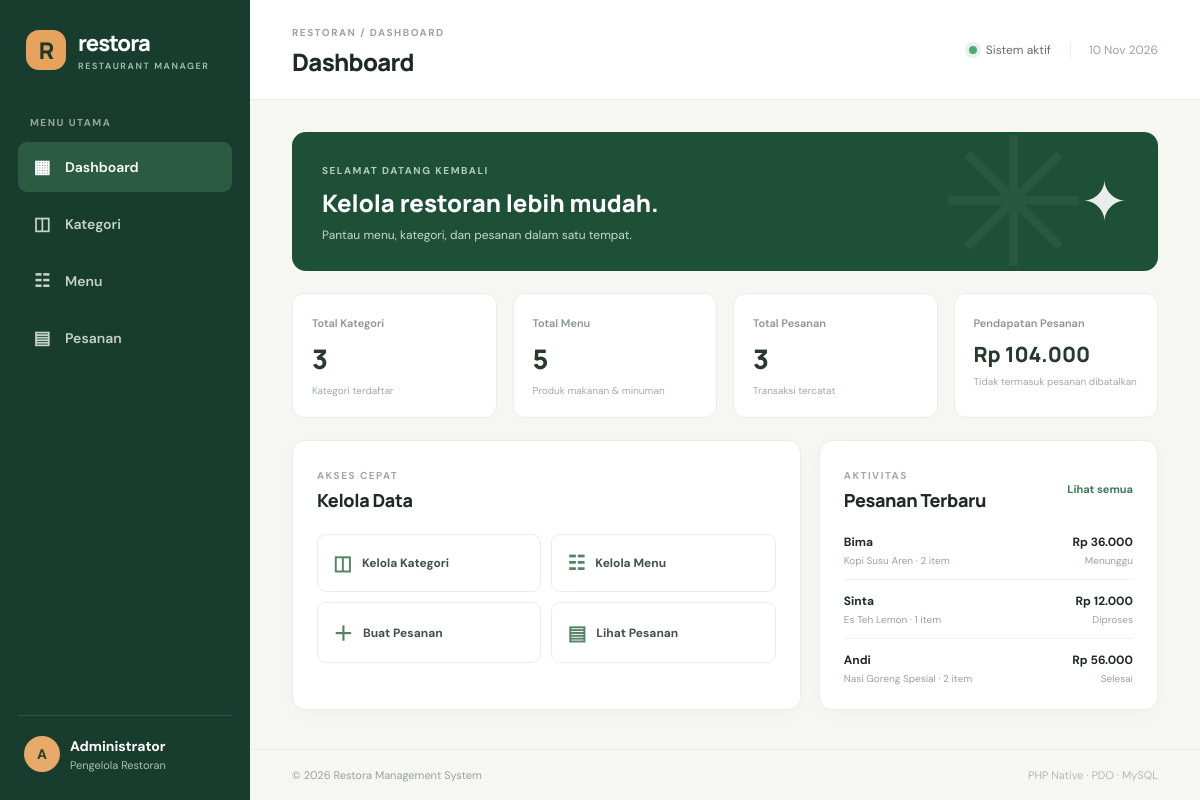
The page / on the database its author committed.
### tables this page shows
CREATE TABLE pesanan (
    id_pesanan INT AUTO_INCREMENT PRIMARY KEY,
    id_menu INT NOT NULL,
    nama_pelanggan VARCHAR(120) NOT NULL,
    jumlah INT NOT NULL,
    total_harga DECIMAL(12,2) NOT NULL,
    tanggal_pesanan DATETIME NOT NULL,
    status_pesanan ENUM('Menunggu', 'Diproses', 'Selesai', 'Dibatalkan') NOT NULL DEFAULT 'Menunggu',
    CONSTRAINT fk_pesanan_menu FOREIGN KEY (id_menu)
        REFERENCES menu(id_menu)
        ON UPDATE CASCADE ON DELETE RESTRICT
);

CREATE TABLE menu (
    id_menu INT AUTO_INCREMENT PRIMARY KEY,
    id_kategori INT NOT NULL,
    nama_menu VARCHAR(150) NOT NULL,
    jenis_menu ENUM('Makanan', 'Minuman') NOT NULL,
    harga DECIMAL(12,2) NOT NULL DEFAULT 0,
    stok INT NOT NULL DEFAULT 0,
    deskripsi TEXT NULL,
    CONSTRAINT fk_menu_kategori FOREIGN KEY (id_kategori)
        REFERENCES kategori(id_kategori)
        ON UPDATE CASCADE ON DELETE RESTRICT
);

### class/Kategori.php (called while the page is built, shortened)
<?php
class Kategori
{
    private $pdo;
    public function __construct($pdo) { $this->pdo = $pdo; }
    public function getAll()
    {
        $stmt = $this->pdo->prepare(
            "SELECT k.*, COUNT(m.id_menu) AS jumlah_menu
             FROM kategori k LEFT JOIN menu m ON k.id_kategori = m.id_kategori
             GROUP BY k.id_kategori ORDER BY k.id_kategori DESC"
        );
        $stmt->execute();
        return $stmt->fetchAll();
    }
}

### class/Menu.php (called while the page is built, shortened)
<?php
class Menu
{
    private $pdo;
    public function __construct($pdo) { $this->pdo = $pdo; }
    public function getAll()
    {
        $stmt = $this->pdo->prepare(
            "SELECT m.*, k.nama_kategori
             FROM menu m INNER JOIN kategori k ON m.id_kategori = k.id_kategori
             ORDER BY m.id_menu DESC"
        );
        $stmt->execute();
        return $stmt->fetchAll();
    }
}

### class/Pesanan.php (called while the page is built, shortened)
<?php
class Pesanan
{
    private $pdo;
    public function __construct($pdo) { $this->pdo = $pdo; }
    public function getAll()
    {
        $stmt = $this->pdo->prepare(
            "SELECT p.*, m.nama_menu
             FROM pesanan p INNER JOIN menu m ON p.id_menu = m.id_menu
             ORDER BY p.tanggal_pesanan DESC, p.id_pesanan DESC"
        );
        $stmt->execute();
        return $stmt->fetchAll();
    }
}

### index.php (the view, shortened to what this page needs)
<?php
require_once __DIR__ . '/class/Kategori.php';
require_once __DIR__ . '/class/Menu.php';
require_once __DIR__ . '/class/Pesanan.php';
try {
    $database = new Database();
    $pdo = $database->getConnection();
    $kategori = new Kategori($pdo);
    $menu = new Menu($pdo);
    $pesanan = new Pesanan($pdo);
} catch (PDOException $e) {
    http_response_code(500);
    die('<h2>Koneksi database gagal</h2><p>Pastikan MySQL aktif dan database db_restoran sudah diimpor.</p><small>' .
        htmlspecialchars($e->getMessage(), ENT_QUOTES, 'UTF-8') . '</small>');
}
$page = $_GET['page'] ?? 'dashboard';
try {
    if ($page === 'dashboard') {
        $categoryCount = count($kategori->getAll());
        $menuList = $menu->getAll();
        $pesananList = $pesanan->getAll();
        $menuCount = count($menuList);
        $orderCount = count($pesananList);
        $revenue = 0;
        foreach ($pesananList as $order) {
            if ($order['status_pesanan'] !== 'Dibatalkan') $revenue += (float)$order['total_harga'];
        }
        $recentOrders = array_slice($pesananList, 0, 5);
        $pageTitle = 'Dashboard';
        $activePage = 'dashboard';
        require __DIR__ . '/view/header.php';
        ?>
        <section class="dashboard-welcome"><div><span class="eyebrow">SELAMAT DATANG KEMBALI</span><h2>Kelola restoran lebih mudah.</h2><p>Pantau menu, kategori, dan pesanan dalam satu tempat.</p></div><div class="welcome-icon">✦</div></section>
        <div class="stats-grid">
            <article class="stat-card"><span class="stat-label">Total Kategori</span><strong><?= $categoryCount ?></strong><small>Kategori terdaftar</small></article>
            <article class="stat-card"><span class="stat-label">Total Menu</span><strong><?= $menuCount ?></strong><small>Produk makanan & minuman</small></article>
            <article class="stat-card"><span class="stat-label">Total Pesanan</span><strong><?= $orderCount ?></strong><small>Transaksi tercatat</small></article>
            <article class="stat-card"><span class="stat-label">Pendapatan Pesanan</span><strong style="font-size:21px">Rp <?= number_format($revenue,0,',','.') ?></strong><small>Tidak termasuk pesanan dibatalkan</small></article>
        </div>
        <div class="dashboard-grid">
        <section class="panel"><div class="panel-title"><div><span class="eyebrow">AKSES CEPAT</span><h2>Kelola Data</h2></div></div><div class="quick-links"><a class="quick-link" href="index.php?page=kategori"><span>◫</span> Kelola Kategori</a><a class="quick-link" href="index.php?page=menu"><span>☷</span> Kelola Menu</a><a class="quick-link" href="index.php?page=pesanan&action=create"><span>＋</span> Buat Pesanan</a><a class="quick-link" href="index.php?page=pesanan"><span>▤</span> Lihat Pesanan</a></div></section>
        <section class="panel"><div class="panel-title"><div><span class="eyebrow">AKTIVITAS</span><h2>Pesanan Terbaru</h2></div><a class="action-edit" href="index.php?page=pesanan">Lihat semua</a></div><div class="recent-list">
        <?php foreach ($recentOrders as $order): ?><div class="recent-item"><div><strong><?= htmlspecialchars($order['nama_pelanggan'], ENT_QUOTES, 'UTF-8') ?></strong><small><?= htmlspecialchars($order['nama_menu'], ENT_QUOTES, 'UTF-8') ?> · <?= (int)$order['jumlah'] ?> item</small></div><div style="text-align:right"><strong>Rp <?= number_format((float)$order['total_harga'],0,',','.') ?></strong><small><?= htmlspecialchars($order['status_pesanan'], ENT_QUOTES, 'UTF-8') ?></small></div></div><?php endforeach; ?>
        </div></section></div>
        <?php
        require __DIR__ . '/view/footer.php';
        exit;
    }
    require __DIR__ . '/view/footer.php';
} catch (PDOException $e) {
    $message = $e->getCode() === '23000'
        ? 'Data tidak dapat dihapus karena masih digunakan oleh data lain. Hapus data terkait terlebih dahulu.'
        : 'Terjadi kesalahan saat mengakses database.';
    setFlash('error', $message);
    redirectTo('index.php?page=' . urlencode($page));
} catch (Throwable $e) {
    setFlash('error', $e->getMessage());
    redirectTo('index.php?page=' . urlencode($page));
}

### view/header.php (shortened to what this page needs)
<?php
$pageTitle = $pageTitle ?? 'Restora';
$activePage = $activePage ?? 'dashboard';
function e($value) { return htmlspecialchars((string) $value, ENT_QUOTES, 'UTF-8'); }
?>
<!DOCTYPE html>
<html lang="id">
<head>
    <link rel="stylesheet" href="view/style.css">
</head>
<body>
<div class="app-shell">
    <aside class="sidebar">
        <a class="brand" href="index.php"><span class="brand-mark">R</span><span>restora<small>RESTAURANT MANAGER</small></span></a>
        <div class="nav-label">MENU UTAMA</div>
        <nav class="side-nav">
            <a class="<?= $activePage === 'dashboard' ? 'active' : '' ?>" href="index.php"><span>▦</span> Dashboard</a>
            <a class="<?= $activePage === 'kategori' ? 'active' : '' ?>" href="index.php?page=kategori"><span>◫</span> Kategori</a>
            <a class="<?= $activePage === 'menu' ? 'active' : '' ?>" href="index.php?page=menu"><span>☷</span> Menu</a>
            <a class="<?= $activePage === 'pesanan' ? 'active' : '' ?>" href="index.php?page=pesanan"><span>▤</span> Pesanan</a>
        </nav>
        <div class="sidebar-bottom"><div class="avatar">A</div><div><strong>Administrator</strong><small>Pengelola Restoran</small></div></div>
    </aside>
    <main class="main-area">
        <header class="topbar"><div><span class="eyebrow">RESTORAN / <?= strtoupper(e($activePage)) ?></span><h1><?= e($pageTitle) ?></h1></div><div class="topbar-right"><span class="live-dot"></span> Sistem aktif <span class="date-label"><?= date('d M Y') ?></span></div></header>
        <section class="content">

### view/footer.php
        </section>
        <footer class="footer">© <?= date('Y') ?> Restora Management System <span>PHP Native · PDO · MySQL</span></footer>
    </main>
</div>
</body>
</html>

### rows shown on the page
pesanan: nama_pelanggan "Bima", id_menu.nama_menu "Kopi Susu Aren", jumlah "2", total_harga "36.000", status_pesanan "Menunggu"
pesanan: nama_pelanggan "Sinta", id_menu.nama_menu "Es Teh Lemon", jumlah "1", total_harga "12.000", status_pesanan "Diproses"
pesanan: nama_pelanggan "Andi", id_menu.nama_menu "Nasi Goreng Spesial", jumlah "2", total_harga "56.000", status_pesanan "Selesai"

### other values the page prints
$activePage "DASHBOARD"
$pageTitle "Dashboard"
$categoryCount "3"
$menuCount "5"
$orderCount "3"
$revenue "104.000"
